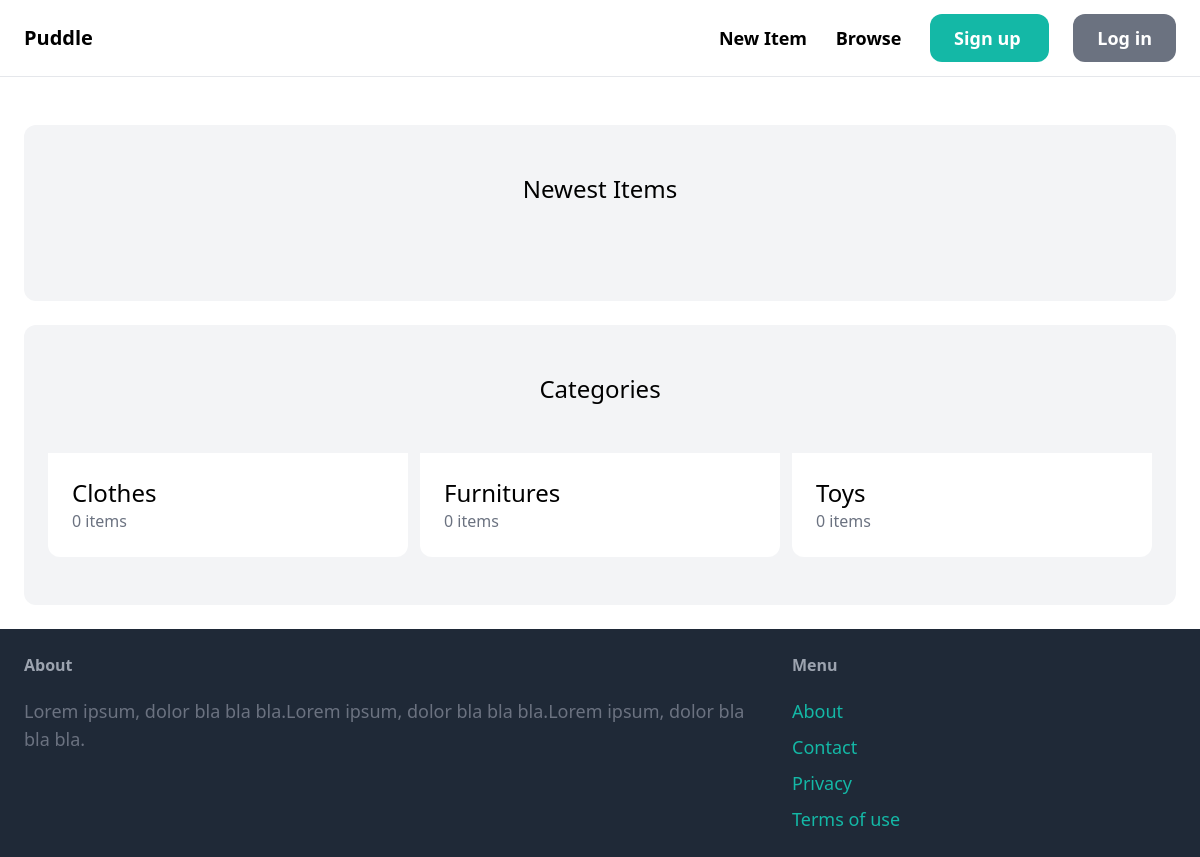
The app's page /, older data.
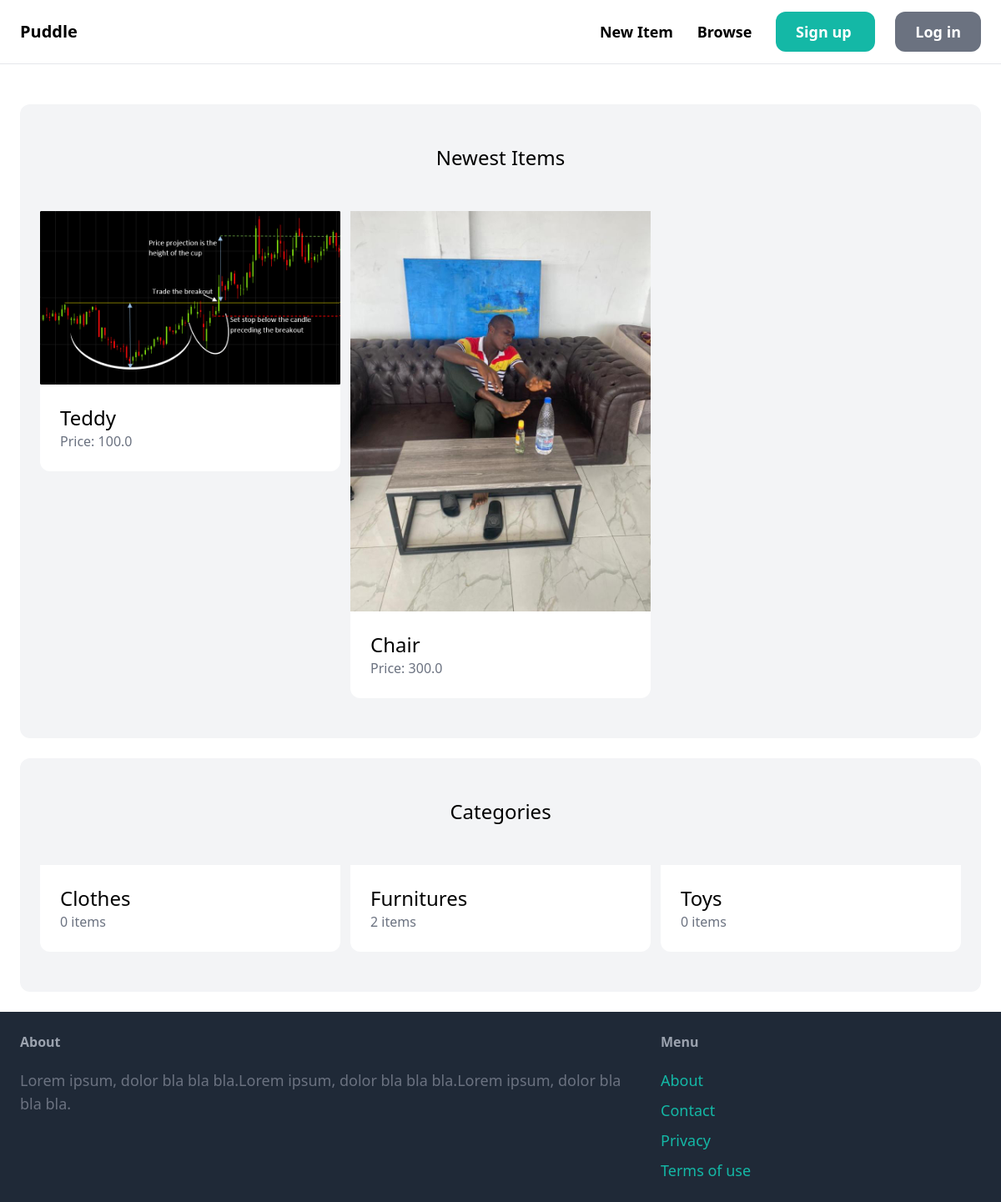
The same page, newer data.
### item/models.py (models this page shows, shortened)
class Category(models.Model):
    name = models.CharField(max_length=255)
    class Meta:
        ordering = ('name',)
        verbose_name_plural = 'Categories'

class Item(models.Model):
    category = models.ForeignKey(Category, related_name='items', on_delete=models.CASCADE)
    name = models.CharField(max_length=255)
    description = models.TextField(blank=True, null=True)
    price = models.FloatField()
    image = models.ImageField(upload_to='item_images', blank=True, null=True)
    is_sold = models.BooleanField(default=False)
    created_by = models.ForeignKey(User, related_name='items', on_delete=models.CASCADE)
    created_at = models.DateTimeField(auto_now_add=True)

### core/views.py (the view)
# urls.py: path('', views.index, name='index'),
def index(request):
    items = Item.objects.filter(is_sold=False)[0:6]
    categories = Category.objects.all()
    return render(request, 'core/index.html', {
        'categories': categories,
        'items': items,
    })

### core/templates/core/index.html (shortened to what this page needs)
{% extends 'core/base.html' %}
{% block content %}
<div class="mt-6 px-6 py-12 bg-gray-100 rounded-xl">
  <h2 class="mb-12 text-2xl text-center">Newest Items</h2>
  <div class="grid grid-cols-3 gap-3">
    {% for item in items %}
      <div>
        <a href="{% url 'item:detail' item.id %}">
          <div>
            <img src="{{ item.image.url }}" class="tounded-t-xl" alt="">
          </div>
          <div class="p-6 bg-white rounded-b-xl">
            <h2 class="text-2xl">{{ item.name }}</h2>
            <p class="text-gray-500">Price: {{item.price}}</p>
          </div>
        </a>
      </div>
    {% endfor %}
  </div>
</div>
<div class="mt-6 px-6 py-12 bg-gray-100 rounded-xl">
  <h2 class="mb-12 text-2xl text-center">Categories</h2>
  <div class="grid grid-cols-3 gap-3">
      {% for category in categories %}
          <div>
              <a href="#">
                  <div class="p-6 bg-white rounded-b-xl">
                      <h2 class="text-2xl">{{ category.name }}</h2>
                      <p class="text-gray-500">{{ category.items.count }} items</p>
                  </div>
              </a>
          </div>
      {% endfor %}
  </div>
</div>
{%endblock%}

Row changes from the older to the newer data that the page shows:
added Item: image (picture), name "Teddy", price "100.0"
added Item: image (picture), name "Chair", price "300.0"
computed for Category "Furnitures": items.count "0" → "2"
